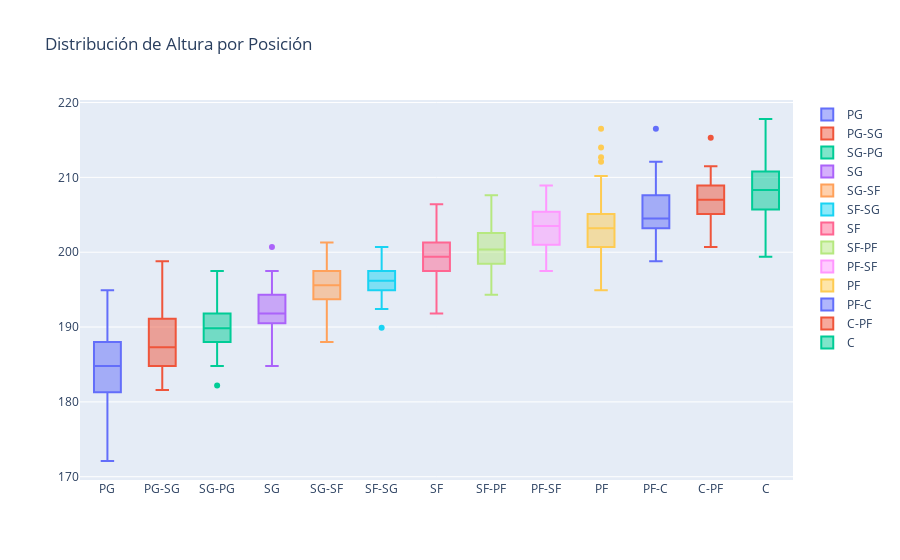

Here is the notebook cell this chart was saved with:
### Code cell
import pandas as pd
import seaborn as sns
import matplotlib.pyplot as plt
import plotly.graph_objects as go
# Cargar datos
df = pd.read_csv('DraftCombine.csv')

# Gráfico de Caja
fig_box = go.Figure()
positions = ['PG', "PG-SG", "SG-PG", 'SG', "SG-SF", "SF-SG", 'SF', "SF-PF", "PF-SF", 'PF', "PF-C", "C-PF", 'C']
filtered_df = df[df['position'].isin(positions)][['position', 'height', "timeLaneAgility", "wingspan"]]

filtered_df.to_json('filtered_data.json', orient='records')

for position in positions:
    fig_box.add_trace(go.Box(y=df[df['position'] == position]['height'], name=position))
fig_box.update_layout(title='Distribución de Altura por Posición')
fig_box
